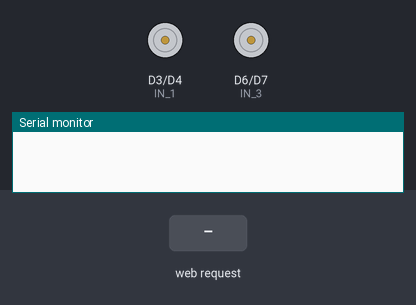
Bench run of a sketch on a simulated ESP8266 (NodeMCU). On the bench: motor-driver pin pairs drawn as motors (green arrow = first pin HIGH = forward, orange = second pin HIGH = backward, longer = more drive, scaled by the enable pin), the last lines printed to the serial monitor. The inputs (shaded band) are chosen by the test bench.

Above: at 1.2 s.
1.3 s: HTTP request GET /?State=F received
At 2.3 s:
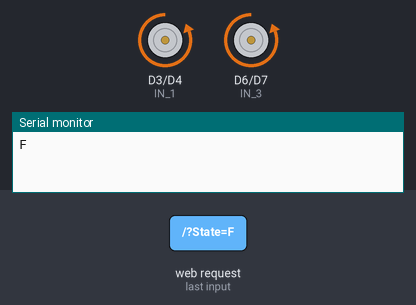
2.8 s: HTTP request GET /?State=B received
At 3.4 s:
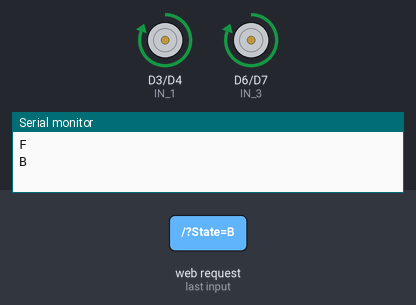
4.3 s: HTTP request GET /?State=L received
At 4.6 s:
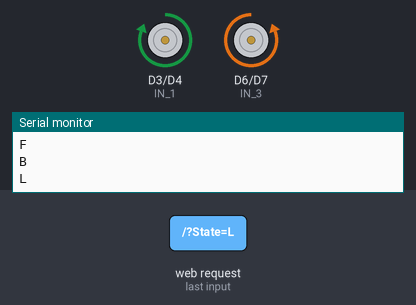
5.8 s: HTTP request GET /?State=R received
At 6.9 s:
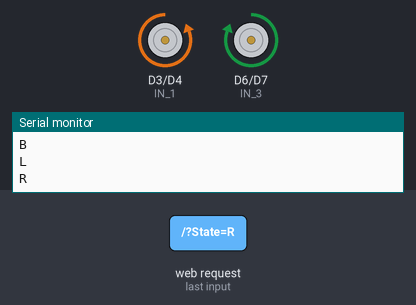
Timing chart, 0 to 8.3 s (numbered marks = the images above; inputs shaded):
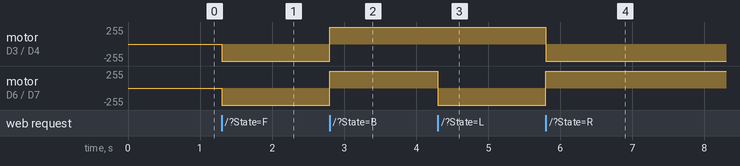

Measured:
- after the input at 1.3 s, motor on D3 (IN_1) / D4 (IN_2), motor on D6 (IN_3) / D7 (IN_4): stopped → backward 255/255 at once
- after the input at 2.8 s, motor on D3 (IN_1) / D4 (IN_2), motor on D6 (IN_3) / D7 (IN_4): backward 255/255 → forward 255/255 at once
- after the input at 4.3 s, motor on D6 (IN_3) / D7 (IN_4): forward 255/255 → backward 255/255 at once
- after the input at 5.8 s, motor on D3 (IN_1) / D4 (IN_2): forward 255/255 → backward 255/255 at once; motor on D6 (IN_3) / D7 (IN_4): backward 255/255 → forward 255/255 at once

The sketch:

wifi_bot_3_driver2.ino
```cpp
#include <ESP8266WiFi.h>
#include <WiFiClient.h>
#include <ESP8266WebServer.h>

/*------------ MCU Pin-----Driver Pin */
const int IN_1  = D3;         //7
const int IN_2  = D4;         //8
const int PWM_1 = D5;         //5~

const int IN_3  = D6;         //4
const int IN_4  = D7;         //9
const int PWM_2 = D8;         //6~

/*
 * ---------------------------------------------------------
 * Driver pin A0, A1 conneted to +5v
 * Driver GND connected to GND of Node MCU
 * Driver +5V, GND connected to 5 volt power supply
 * --------------------------------------------------------
*/

ESP8266WebServer server(80);
String command;
String lastCommand;

void setup() {
  Serial.begin(115200);

  //Motor 1
  pinMode(IN_1, OUTPUT);
  pinMode(IN_2, OUTPUT);
  pinMode(PWM_1, OUTPUT);

  //Motor 2
  pinMode(IN_3, OUTPUT);
  pinMode(IN_4, OUTPUT);
  pinMode(PWM_2, OUTPUT);

  analogWrite(PWM_1, 255);
  analogWrite(PWM_2, 255);

  /* Step 1: Configuring ssid and password */
  String esid = "robo_rob1";
  String epass = "123456789";

  /* Step 2: Creating soft access point */
  boolean ssidPresent = setupWifiAP(esid, epass);

  /* Step 3: Starting WEB-server  */
   server.on ( "/", HTTP_handleRoot );
   server.onNotFound ( HTTP_handleRoot );
   server.begin();
}

void loop() {

  server.handleClient();
  command = server.arg("State");

  if (command == "F") goAhead();
  else if (command == "B") goBack();
  else if (command == "L") goLeft();
  else if (command == "R") goRight();
  else if (command == "S") stopRobot();

}

void goAhead(){
    digitalWrite(IN_1, LOW);
    digitalWrite(IN_2, HIGH);
    digitalWrite(IN_3, LOW);
    digitalWrite(IN_4, HIGH);
}

void goBack(){
    digitalWrite(IN_1, HIGH);
    digitalWrite(IN_2, LOW);
    digitalWrite(IN_3, HIGH);
    digitalWrite(IN_4, LOW);
}

void goRight(){
    digitalWrite(IN_1, LOW);
    digitalWrite(IN_2, HIGH);
    digitalWrite(IN_3, HIGH);
    digitalWrite(IN_4, LOW);
}

void goLeft(){
    digitalWrite(IN_1, HIGH);
    digitalWrite(IN_2, LOW);
    digitalWrite(IN_3, LOW);
    digitalWrite(IN_4, HIGH);
}

void stopRobot(){
    digitalWrite(IN_1, LOW);
    digitalWrite(IN_2, LOW);
    digitalWrite(IN_3, LOW);
    digitalWrite(IN_4, LOW);
}

void HTTP_handleRoot(void) {

  if( server.hasArg("State") ){
         Serial.println(server.arg("State"));
    }
    server.send ( 200, "text/html", "" );
    delay(1);
}

/* WiFi connection realted functions
==============START============= */

boolean setupWifiAP(String sid, String pass){

  IPAddress apIP(192, 168, 0, 1);
  WiFi.mode(WIFI_AP_STA);
  WiFi.softAPConfig(apIP, apIP, IPAddress(255, 255, 255, 0));
  WiFi.softAP(sid, pass);
  IPAddress myIP = WiFi.softAPIP();
}
/* WiFi connection realted functions
===============END============== */
```
